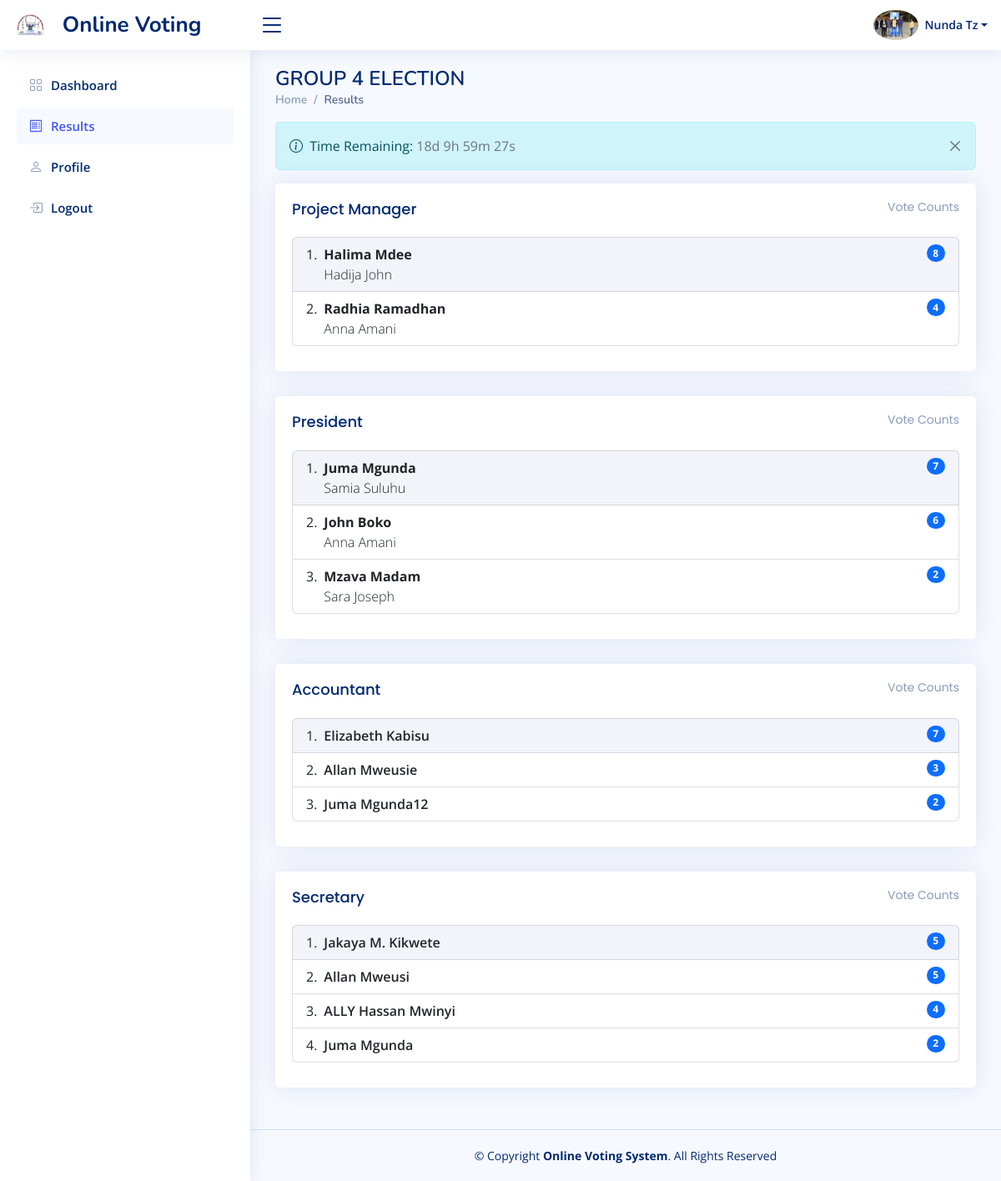
The page /index.php?page=results (signed in) on the database its author committed.
### tables this page shows
CREATE TABLE `users` (
  `id` int(11) NOT NULL,
  `name` varchar(255) NOT NULL,
  `username` varchar(255) NOT NULL,
  `email` varchar(255) DEFAULT NULL,
  `phone` varchar(255) DEFAULT NULL,
  `profile_picture` varchar(255) DEFAULT NULL,
  `password` varchar(255) NOT NULL,
  `type` tinyint(4) NOT NULL DEFAULT 1,
  `updated_by` int(11) DEFAULT NULL,
  `created_at` timestamp NOT NULL DEFAULT current_timestamp(),
  `updated_at` timestamp NULL DEFAULT NULL ON UPDATE current_timestamp()
);

CREATE TABLE `election` (
  `id` int(11) NOT NULL,
  `title` varchar(255) NOT NULL,
  `year` varchar(255) NOT NULL,
  `voters` varchar(255) NOT NULL,
  `starttime` timestamp NULL DEFAULT NULL,
  `endtime` timestamp NULL DEFAULT NULL,
  `description` varchar(255) DEFAULT NULL,
  `status` tinyint(1) NOT NULL DEFAULT 0 COMMENT '0 - Is not active, 1 - Is Active',
  `can_vote` tinyint(4) DEFAULT NULL,
  `report_path` varchar(255) DEFAULT NULL,
  `added_by` int(11) DEFAULT NULL,
  `updated_by` int(11) DEFAULT NULL,
  `created_at` timestamp NOT NULL DEFAULT current_timestamp(),
  `updated_at` timestamp NULL DEFAULT NULL ON UPDATE current_timestamp()
);

CREATE TABLE `candidates` (
  `id` int(11) NOT NULL,
  `election_id` int(11) NOT NULL,
  `category_id` int(11) NOT NULL,
  `name` varchar(255) NOT NULL,
  `candidate_year` int(11) NOT NULL,
  `candidate_photo` varchar(255) DEFAULT NULL,
  `fellow_candidate_name` varchar(255) DEFAULT NULL,
  `fellow_candidate_year` int(11) DEFAULT NULL,
  `fellow_candidate_photo` varchar(255) DEFAULT NULL,
  `added_by` int(11) DEFAULT NULL,
  `updated_by` int(11) DEFAULT NULL,
  `created_at` timestamp NOT NULL DEFAULT current_timestamp() ON UPDATE current_timestamp(),
  `updated_at` timestamp NULL DEFAULT NULL ON UPDATE current_timestamp()
);

### results.php (the view, shortened to what this page needs)
<?php
include 'config/dbconnection.php';
$status = 1;
$query = $conn->prepare("SELECT * FROM election WHERE status = ?");
$query->bind_param('i', $status);
$exec = $query->execute();
$temp = $query->get_result();
$show_results = $temp->fetch_assoc();
if ($show_results) {
    $stmt = $conn->prepare("
    SELECT c.*, cat.name AS category_name, e.title AS election_name, e.id AS election_id, e.report_path AS report, e.starttime AS starttime, e.endtime AS endtime, COUNT(v.id) AS votes_count
    FROM candidates c
    JOIN categories cat ON c.category_id = cat.id
    JOIN election e ON c.election_id = e.id
    LEFT JOIN votes v ON e.id = v.election_id AND c.category_id = v.category_id AND c.id = v.candidate_id
    WHERE e.status = ?
    GROUP BY c.id
    ORDER BY votes_count DESC
");
    $stmt->bind_param('i', $status);
    $stmt->execute();
    $result = $stmt->get_result();
    $row = $result->fetch_assoc();
    if ($row) {
        $election_title = $row['election_name'];
?>
        <div id="center_div" class="pagetitle">
            <h1><?php echo $election_title; ?></h1>
            <nav id="hide">
                <ol class="breadcrumb">
                    <li class="breadcrumb-item"><a href="index.php">Home</a></li>
                    <li class="breadcrumb-item active">Results</li>
                </ol>
            </nav>
        </div>
        <section class="section dashboard row">
            <div class="col-xxl-4 col-xl-12">
                <div id="hide" class="alert alert-info alert-dismissible fade show" role="alert">
                    <i class="bi bi-info-circle me-1"></i> Time Remaining: <span class="text-muted" id="countdown"></span>
                    <button type="button" class="btn-close" aria-label="Close" onclick="$(this).parent().fadeOut()"></button>
                </div>
                <?php
                $categories = array();
                foreach ($result as $key => $value) {
                    if (!empty($value['fellow_candidate_name'])) {
                        $categories[$value['category_name']][] = $value;
                    }
                }
                foreach ($categories as $categoryName => $categoryCandidates) {
                ?>
                    <div class="card info-card candidates-card">
                        <div class="card-body">
                            <h5 class="card-title"><?php echo $categoryName; ?> <span class="float-end">Vote Counts</span></h5>
                            <ol class="list-group list-group-numbered">
                                <?php
                                foreach ($categoryCandidates as $key => $candidate) {
                                    $listClass = ($key === 0) ? 'list-group-item d-flex justify-content-between align-items-start test-x' : 'list-group-item d-flex justify-content-between align-items-start';
                                ?>
                                    <li class="<?php echo $listClass; ?>">
                                        <div class="ms-2 me-auto">
                                            <div class="fw-bold"><?php echo $candidate['name']; ?></div>
                                            <div class="fw-light"><?php echo $candidate['fellow_candidate_name']; ?></div>
                                        </div>
                                        <span class="badge bg-primary rounded-pill"><?php echo $candidate['votes_count']; ?></span>
                                    </li>
                                <?php
                                }
                                ?>
                            </ol>
                        </div>
                    </div>
                <?php
                }
                ?>
                <?php
                $categories = array();
                foreach ($result as $key => $value) {
                    if (empty($value['fellow_candidate_name'])) {
                        $categories[$value['category_name']][] = $value;
                    }
                }
                foreach ($categories as $categoryName => $categoryCandidates) {
                ?>
                    <div class="card info-card candidates-card">
                        <div class="card-body">
                            <h5 class="card-title"><?php echo $categoryName; ?> <span class="float-end">Vote Counts</span></h5>
                            <ol class="list-group list-group-numbered">
                                <?php
                                foreach ($categoryCandidates as $key => $out) {
                                    $listClass = ($key === 0) ? 'list-group-item d-flex justify-content-between align-items-start test-x' : 'list-group-item d-flex justify-content-between align-items-start';
                                ?>
                                    <li class="<?php echo $listClass; ?>">
                                        <div class="ms-2 me-auto">
                                            <div class="fw-semibold"><?php echo $out['name']; ?></div>
                                        </div>
                                        <span class="badge bg-primary rounded-pill"><?php echo $out['votes_count']; ?></span>
                                    </li>
                                <?php
                                }
                                ?>
                            </ol>
                        </div>
                    </div>
                <?php
                }
                ?>
            </div>
        </section>
    <?php }
} ?>

### includes/header.php (shortened to what this page needs)
<?php
include 'config/dbconnection.php';
$userId = $_SESSION['login_id'];
$stmt = $conn->prepare("SELECT * FROM users WHERE id = ?");
$stmt->bind_param('i', $userId);
$stmt->execute();
$row = $stmt->get_result()->fetch_assoc();
?>
<header id="header hide" class="header fixed-top d-flex align-items-center">
  <div class="d-flex align-items-center justify-content-between">
    <a href="index.php" class="logo d-flex align-items-center">
      <img src="assets/img/logo.jpg" class="d-md-nones" alt="">
      <span class="d-none d-lg-block ps-3">Online Voting</span>
    </a>
    <i class="bi bi-list toggle-sidebar-btn"></i>
  </div>
  <nav class="header-nav ms-auto">
    <ul class="d-flex align-items-center">
      <li class="nav-item dropdown pe-3">
        <a class="nav-link nav-profile d-flex align-items-center pe-0" href="#" data-bs-toggle="dropdown">
          <?php
          if ($row['profile_picture']) {
            $profile_picture = $row['profile_picture'];
            $profile_picture_path = 'assets/img/profile/users/' . $profile_picture;
            if (file_exists($profile_picture_path)) {
              echo '<img src="' . $profile_picture_path . '" alt="Profile Picture" class="rounded-circle">';
            }
          } else { ?>
            <img src="assets/img/user.png" alt="Profile" class="rounded-circle">
          <?php } ?>
          <span class="d-none d-md-block dropdown-toggle ps-2"><?php echo $row['name'] ?></span>
        </a>
      </li>
    </ul>
  </nav>
</header>

### assets/css/style.css (style rules this page uses)
:root { scroll-behavior: smooth; }
body { font-family: "Open Sans", sans-serif; background: #f6f9ff; color: #444444; }
a { color: #4154f1; text-decoration: none; }
h1, h2, h3, h4, h5, h6 { font-family: "Nunito", sans-serif; }
.test-x { background-color: #ededf8a6; }
.pagetitle { margin-bottom: 10px; }
.pagetitle h1 { font-size: 24px; margin-bottom: 0; font-weight: 600; color: #012970; }
.card { margin-bottom: 30px; border: none; border-radius: 5px; box-shadow: 0px 0 30px rgba(1, 41, 112, 0.1); }
.card-title { padding: 20px 0 15px 0; font-size: 18px; font-weight: 500; color: #012970; font-family: "Poppins", sans-serif; }
.card-title span { color: #899bbd; font-size: 14px; font-weight: 400; }
.card-body { padding: 0 20px 20px 20px; }
.btn-close { background-size: 25%; }
.breadcrumb { font-size: 14px; font-family: "Nunito", sans-serif; color: #899bbd; font-weight: 600; }
.breadcrumb a { color: #899bbd; transition: 0.3s; }
.breadcrumb .breadcrumb-item::before { color: #899bbd; }
.breadcrumb .active { color: #51678f; font-weight: 600; }
.logo { line-height: 1; }
@media (min-width: 1200px) { .logo { width: 280px; } }
.logo img { max-height: 26px; margin-right: 6px; }
.logo span { font-size: 26px; font-weight: 700; color: #012970; font-family: "Nunito", sans-serif; }
.header { transition: all 0.5s; z-index: 997; height: 60px; box-shadow: 0px 2px 20px rgba(1, 41, 112, 0.1); background-color: #fff; padding-left: 20px; }
.header .toggle-sidebar-btn { font-size: 32px; padding-left: 10px; cursor: pointer; color: #012970; }
.header-nav ul { list-style: none; }
.header-nav>ul { margin: 0; padding: 0; }
.header-nav .nav-profile { color: #012970; }
.header-nav .nav-profile img { max-height: 36px; }
.header-nav .nav-profile span { font-size: 14px; font-weight: 600; }
.dashboard .info-card { padding-bottom: 10px; }

### rows shown on the page
users: profile_picture (picture), name "Nunda Tz"
election: title "GROUP 4 ELECTION"
candidates: name "Halima Mdee", fellow_candidate_name "Hadija John", votes_count "8"
candidates: name "Radhia Ramadhan", fellow_candidate_name "Anna Amani", votes_count "4"
candidates: name "Juma Mgunda", fellow_candidate_name "Samia Suluhu", votes_count "7"
candidates: name "John Boko", fellow_candidate_name "Anna Amani", votes_count "6"
candidates: name "Mzava Madam", fellow_candidate_name "Sara Joseph", votes_count "2"
candidates: name "Elizabeth Kabisu", votes_count "7"
candidates: name "Allan Mweusie", votes_count "3"
candidates: name "Juma Mgunda12", votes_count "2"
candidates: name "Jakaya M. Kikwete", votes_count "5"
candidates: name "Allan Mweusi", votes_count "5"
candidates: name "ALLY Hassan Mwinyi", votes_count "4"
candidates: name "Juma Mgunda", votes_count "2"

### other values the page prints
$categoryName "Project Manager"
$categoryName "President"
$categoryName "Accountant"
$categoryName "Secretary"
